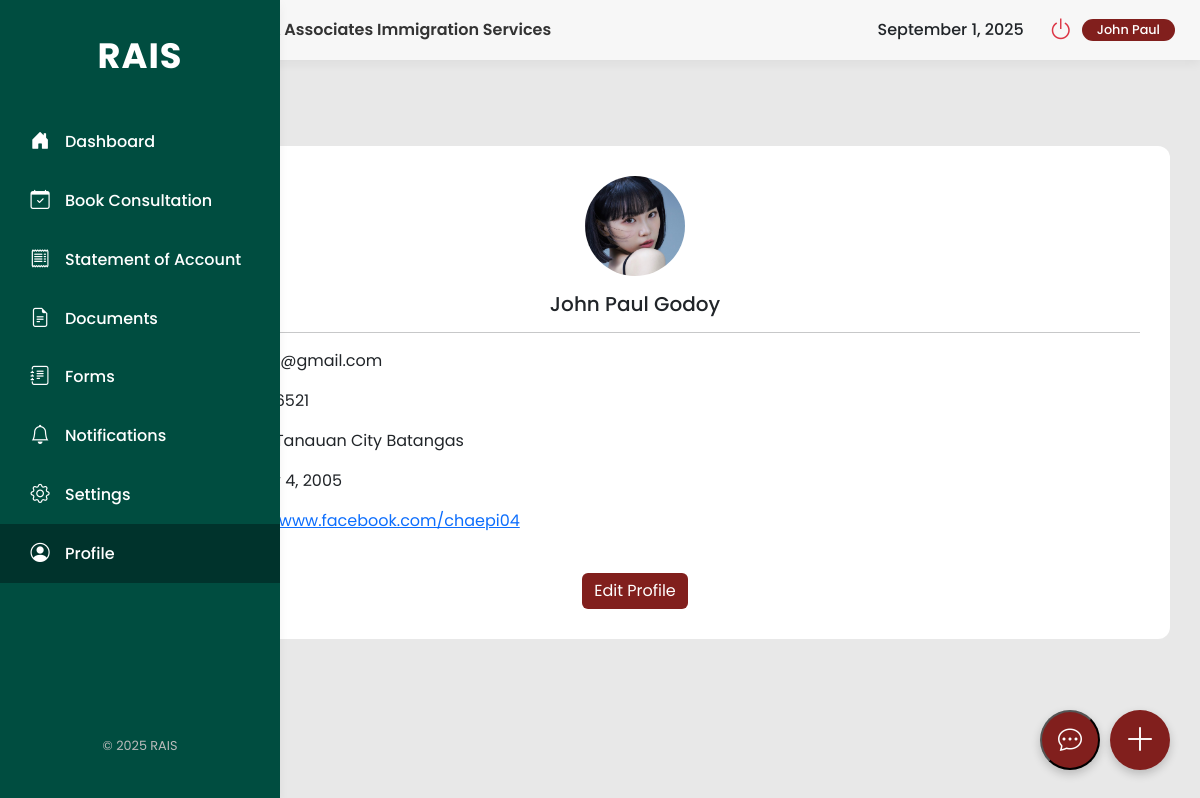
The app's page /user/profile.php (signed in), older data.
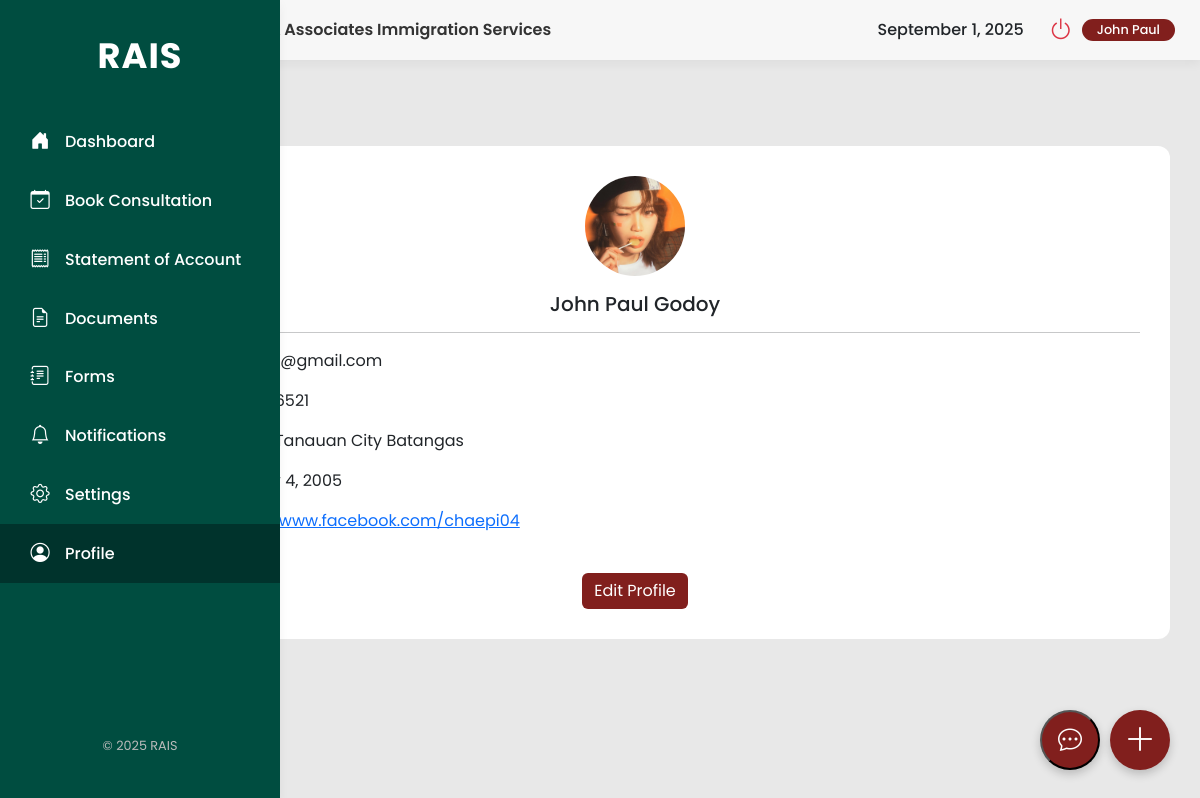
The same page, newer data.
### tables this page shows
CREATE TABLE `users` (
  `id` int(11) NOT NULL,
  `firstName` varchar(50) NOT NULL,
  `lastName` varchar(50) NOT NULL,
  `address` varchar(255) NOT NULL,
  `phone` varchar(20) NOT NULL,
  `email` varchar(100) NOT NULL,
  `password` varchar(255) NOT NULL,
  `profileImage` varchar(255) DEFAULT NULL,
  `location` varchar(255) DEFAULT NULL,
  `birthday` date DEFAULT NULL,
  `facebook` varchar(255) DEFAULT NULL,
  `instagram` varchar(255) DEFAULT NULL,
  `gmail` varchar(255) DEFAULT NULL,
  `email_notifications` tinyint(1) NOT NULL DEFAULT 1,
  `dark_mode` tinyint(1) NOT NULL DEFAULT 0,
  `documents_uploaded` tinyint(1) NOT NULL DEFAULT 0,
  `profile_picture_uploaded` tinyint(1) NOT NULL DEFAULT 0,
  `birthday_added` tinyint(1) NOT NULL DEFAULT 0,
  `social_links_added` tinyint(1) NOT NULL DEFAULT 0,
  `has_seen_tour` tinyint(1) NOT NULL DEFAULT 0,
  `role` varchar(50) NOT NULL DEFAULT 'client',
  `status` varchar(50) NOT NULL DEFAULT 'Inactive',
  `last_login` datetime DEFAULT NULL,
  `last_activity` datetime DEFAULT NULL
);

### user/profile.php (the view, shortened to what this page needs)
<?php
include_once '../config.php';
$userId = $_SESSION['id'];
$stmt = $conn->prepare("SELECT firstName, lastName, email, phone, address, birthday, profileImage, facebook, instagram, gmail, dark_mode FROM users WHERE id = ?");
$stmt->bind_param("i", $userId);
$stmt->execute();
$result = $stmt->get_result();
$userProfile = $result->fetch_assoc();
$darkModeEnabled = (bool)$userProfile['dark_mode'];
?>
<!doctype html>
<html lang="en">
<head>
    <link href="https://cdn.jsdelivr.net/npm/bootstrap@5.3.3/dist/css/bootstrap.min.css" rel="stylesheet">
    <link rel="stylesheet" href="https://cdn.jsdelivr.net/npm/bootstrap-icons@1.11.3/font/bootstrap-icons.min.css">
</head>
<body class="<?php echo $darkModeEnabled ? 'dark-mode' : ''; ?>">
    <div class="main-wrapper">
        <aside class="sidebar d-flex flex-column">
            <div class="logo">RAIS</div>
              <nav class="nav flex-column">
                  <a class="nav-link" href="dashboard.php"><i class="bi bi-house-door-fill"></i><span>Dashboard</span></a>
                  <a class="nav-link" href="book-consultation.php"><i class="bi bi-calendar-check"></i><span>Book Consultation</span></a>
                  <a class="nav-link" href="statement-of-account.php"><i class="bi bi-receipt"></i><span>Statement of Account</span></a>
                  <a class="nav-link" href="documents.php"><i class="bi bi-file-earmark-text"></i><span>Documents</span></a>
                  <a class="nav-link" href="forms.php"><i class="bi bi-journal-text"></i><span>Forms</span></a>
                  <a class="nav-link" href="notifications.php"><i class="bi bi-bell"></i><span>Notifications</span></a>
                  <a class="nav-link" href="settings.php"><i class="bi bi-gear"></i><span>Settings</span></a>
                  <a class="nav-link active" href="profile.php"><i class="bi bi-person-circle"></i><span>Profile</span></a>
              </nav>
            <div class="mt-auto footer-text">
                &copy; <?php echo date("Y"); ?> RAIS
            </div>
        </aside>
        <div class="content-area">
            <header class="header">
                <div class="header-brand d-flex align-items-center">
                    <span class="header-title">Roman & Associates Immigration Services</span>
                </div>
                <div class="user-status d-flex align-items-center gap-2">
                    <div class="me-3" style="font-weight: 500;"><?= date('F j, Y') ?></div>
                    <a href="#" class="btn btn-link power-btn" data-bs-toggle="modal" data-bs-target="#logoutModal"><i class="bi bi-power"></i></a>
                    <span class="badge"><?php echo htmlspecialchars($userProfile['firstName']); ?></span>
                </div>
            </header>
            <main class="main-content">
                <h1>Profile</h1>
                <div class="content-card">
                    <div id="profile-view" class="profile-view text-center">
                        <div id="profileViewImageContainer">
                            <?php if (!empty($userProfile['profileImage'])): ?>
                                <img src="../<?php echo htmlspecialchars($userProfile['profileImage']); ?>?v=<?php echo time(); ?>" alt="Profile Image" class="profile-image">
                            <?php else: ?>
                                <i class="bi bi-person-circle profile-icon"></i>
                            <?php endif; ?>
                        </div>
                        <h5 class="mt-3"><?php echo htmlspecialchars($userProfile['firstName'] . ' ' . $userProfile['lastName']); ?></h5>
                        <hr>
                        <div class="text-start">
                            <p><strong>Email:</strong> <?php echo htmlspecialchars($userProfile['email']); ?></p>
                            <p><strong>Contact:</strong> <?php echo htmlspecialchars($userProfile['phone']); ?></p>
                            <p><strong>Location:</strong> <?php echo htmlspecialchars($userProfile['address']); ?></p>
                            <p><strong>Birthday:</strong> <?php echo !empty($userProfile['birthday']) ? htmlspecialchars(date("F j, Y", strtotime($userProfile['birthday']))) : 'Not set'; ?></p>
                            <?php if (!empty($userProfile['facebook'])): ?>
                                <p><strong>Facebook:</strong> <a href="<?php echo htmlspecialchars($userProfile['facebook']); ?>" target="_blank"><?php echo htmlspecialchars($userProfile['facebook']); ?></a></p>
                            <?php endif; ?>
                        </div>
                        <button id="editProfileBtn" class="btn btn-primary mt-4" style="background-color: var(--rais-button-maroon); border: none;">Edit Profile</button>
                    </div>
                </div>
            </main>
        </div>
    </div>
    <a href="book-flight.php" class="floating-btn text-decoration-none">
        <i class="bi bi-plus-lg"></i>
    </a>
    <button class="chat-toggle-btn" onclick="toggleChat()">
        <i class="bi bi-chat-dots"></i>
    </button>
</body>
</html>

### user/profile.php (style rules this page uses)
:root { --rais-primary-green: #004d40; --rais-dark-green: #00332c; --rais-text-dark: #333333; --rais-text-light: #525252; --rais-card-bg: #FFFFFF; --rais-light-gray: #E8E8E8; --rais-bg-light: #F7F7F7; --rais-shadow: 0 4px 10px rgba(0, 0, 0, 0.05); --rais-button-maroon: #811F1D; }
body { font-family: 'Poppins', sans-serif; background-color: var(--rais-light-gray); overflow: hidden; }
.main-wrapper { display: flex; height: 100vh; }
.sidebar { background-color: var(--rais-primary-green); width: 70px; flex-shrink: 0; color: white; padding: 30px 0; box-shadow: var(--rais-shadow); transition: width 0.3s ease-in-out; overflow: hidden; position: fixed; top: 0; height: 100vh; display: flex; flex-direction: column; z-index: 1031; }
.sidebar .logo { font-size: 2.2rem; font-weight: 700; margin-bottom: 30px; text-align: center; letter-spacing: 1px; white-space: nowrap; opacity: 0; transition: opacity 0.3s ease-in-out; }
.sidebar .nav { flex-grow: 1; }
.sidebar .nav-link { color: white; font-weight: 500; padding: 15px 30px; display: flex; align-items: center; gap: 15px; white-space: nowrap; transition: background-color 0.3s ease; }
.sidebar .nav-link.active, .sidebar .nav-link:hover { background-color: var(--rais-dark-green); }
.sidebar .nav-link i { font-size: 1.2rem; min-width: 20px; text-align: center; transition: transform 0.2s ease-in-out; }
.sidebar .nav-link span { opacity: 0; transition: opacity 0.1s ease-in-out 0.2s; }
.sidebar .footer-text { font-size: 0.8rem; color: #bbb; text-align: center; padding: 15px 0; opacity: 0; transition: opacity 0.3s ease-in-out; margin-top: auto; }
.content-area { flex-grow: 1; height: 100vh; overflow-y: auto; margin-left: 70px; }
.header { background-color: var(--rais-bg-light); height: 60px; display: flex; justify-content: space-between; align-items: center; padding: 0 25px; position: sticky; top: 0; z-index: 1020; box-shadow: var(--rais-shadow); }
.header-brand { gap: 10px; }
.header-title { font-size: 1rem; font-weight: 600; color: var(--rais-text-dark); white-space: nowrap; }
.user-status { display: flex; align-items: center; gap: 10px; }
.user-status .badge { background-color: var(--rais-button-maroon); font-size: 0.8rem; font-weight: 500; padding: 5px 15px; border-radius: 20px; }
.user-status .btn { color: var(--rais-text-light); font-size: 1.5rem; padding: 0; }
.power-btn i { color: #dc3545; transition: color 0.2s ease-in-out, transform 0.2s ease-in-out; }
.main-content { padding: 30px; }
.content-card { background-color: var(--rais-card-bg); border-radius: 12px; padding: 30px; }
.profile-image, .profile-image-preview { width: 100px; height: 100px; object-fit: cover; border-radius: 50%; }
.floating-btn { position: fixed; bottom: 30px; right: 30px; background-color: var(--rais-button-maroon); color: white; border-radius: 50%; width: 60px; height: 60px; display: flex; align-items: center; justify-content: center; font-size: 2rem; box-shadow: 0 4px 10px rgba(0, 0, 0, 0.2); text-decoration: none; transition: background-color 0.2s; z-index: 100; }
.chat-toggle-btn { position: fixed; bottom: 30px; right: 100px; background-color: var(--rais-button-maroon); color: white; border-radius: 50%; width: 60px; height: 60px; display: flex; align-items: center; justify-content: center; font-size: 1.5rem; box-shadow: 0 4px 10px rgba(0, 0, 0, 0.2); cursor: pointer; z-index: 100; }

Row changes from the older to the newer data that the page shows:
changed users "John Paul Godoy": profileImage: a different picture
